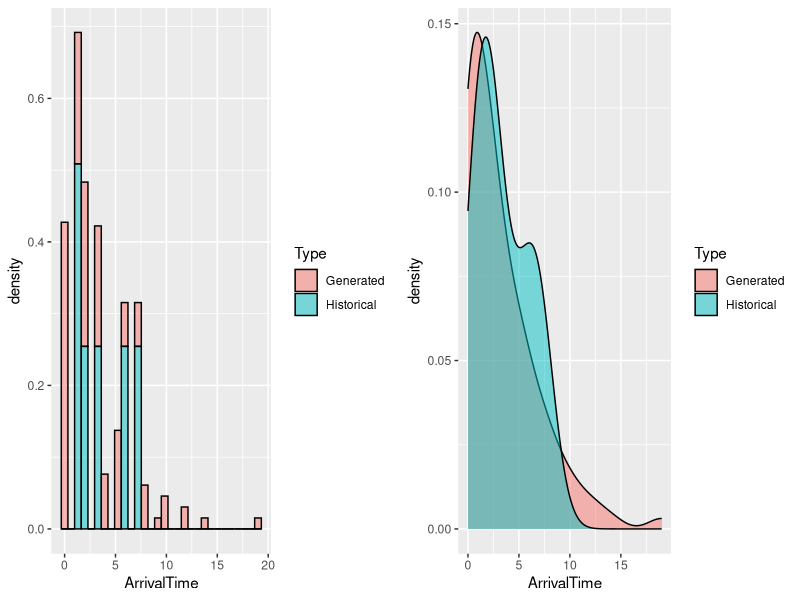

R code for this plot:
library(dplyr)
library(ggplot2)
library(gridExtra)

dat <- tibble(time = 1:20,
              demand = rep(0,20))
dat$demand[2] <- 1
dat$demand[4] <- 1
dat$demand[5] <- 2
dat$demand[12] <- 1
dat$demand[15] <- 2

histData <- dat %>% 
  mutate(period = ifelse(demand > 0, 1, 0),
         period = cumsum(period)) %>%
  group_by(period) %>%
  summarize(ArrivalTime = n())

demandProb <- 
  tibble(Demand = c(TRUE, FALSE),
         Prob = c(length(which(dat$demand > 0)) / length(dat$demand),
                  1 - length(which(dat$demand > 0)) / length(dat$demand)))

newSamples2 <- tibble(ArrivalTime = 
                        rnbinom(100, 1, prob = filter(demandProb, Demand)$Prob[1]))

dat <- dplyr::bind_rows(mutate(newSamples2, Type = "Generated"), mutate(histData, Type = "Historical"))
p1 <- ggplot(dat, aes(x = ArrivalTime, y = ..density.., fill = Type)) +
  geom_histogram(color = 'black', alpha = .5) 

p2 <- ggplot(dat, aes(x = ArrivalTime, y = ..density.., fill = Type)) +
  geom_density(color = 'black', alpha = .5) 

gridExtra::grid.arrange(p1, p2, ncol = 2)